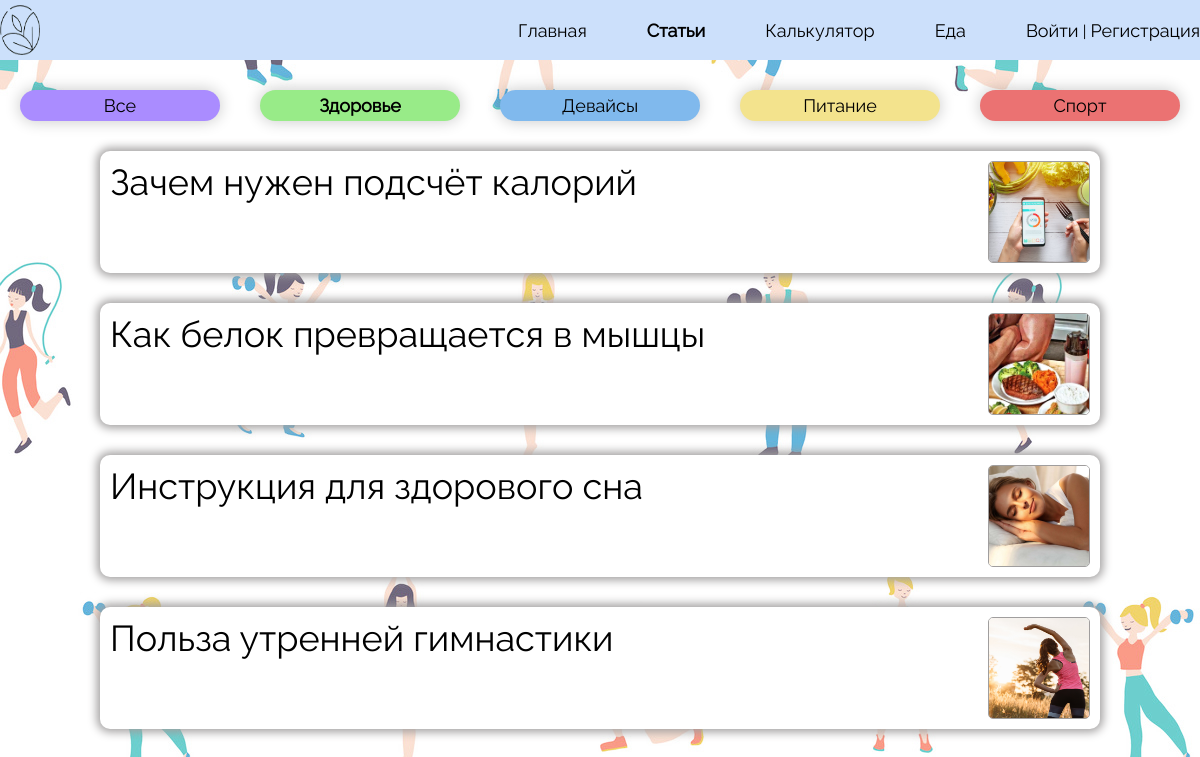
Before: /articles/health with the older database file.
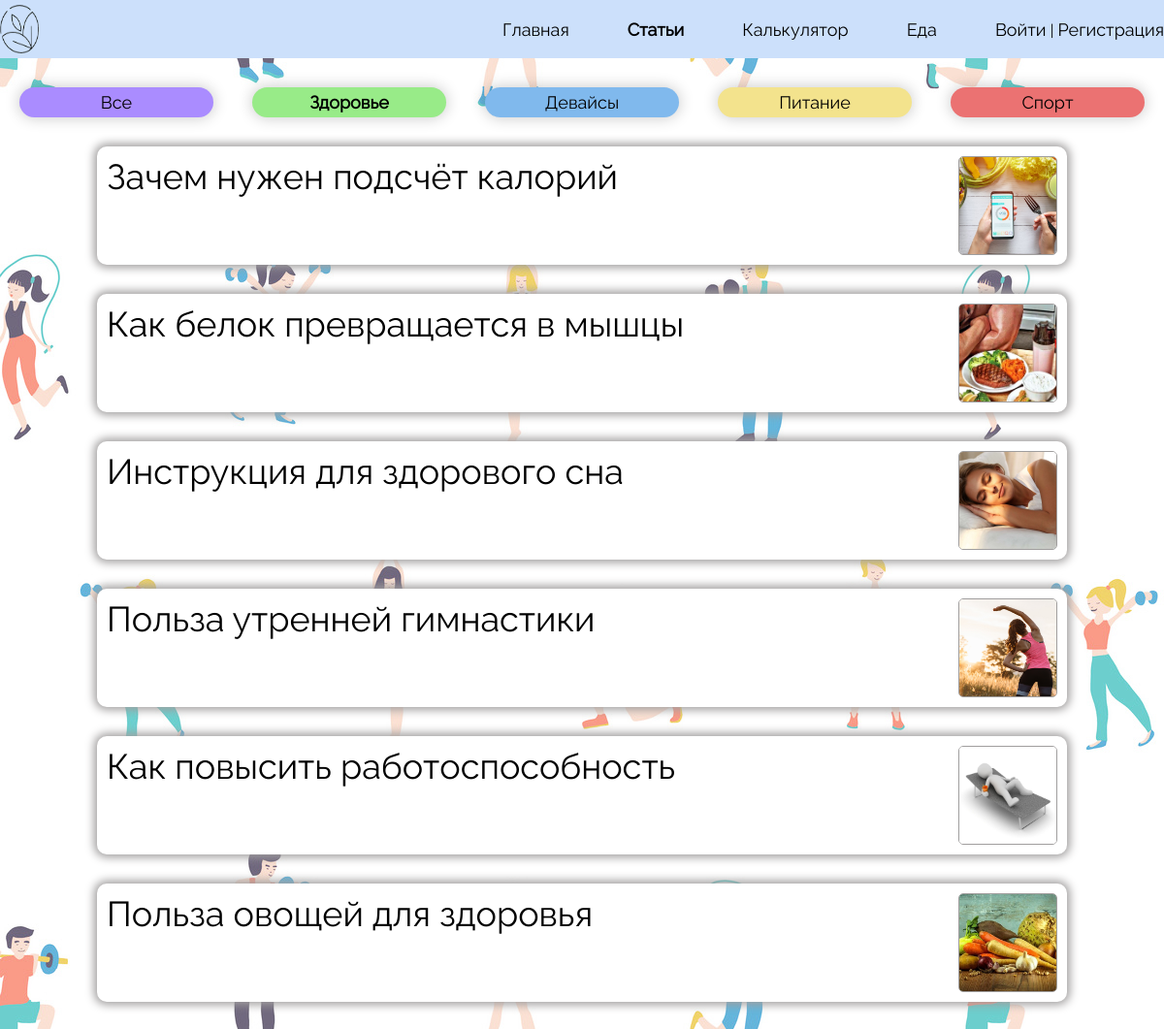
After: the same page with the newer database file.
### articles/models.py (models this page shows, shortened)
class Article(models.Model):
    title = models.CharField(max_length=255)
    slag = models.SlugField(max_length=255, unique=True, db_index=True, verbose_name="URL")
    content = models.TextField(blank=True)
    photo = models.ImageField(upload_to="photos/%Y/%m/%d")
    time_create = models.DateTimeField(auto_now_add=True)
    time_update = models.DateTimeField(auto_now=True)
    is_published = models.BooleanField(default=True)
    category = models.ForeignKey(Category, on_delete=models.PROTECT)
    class Meta:
        verbose_name = 'Статьи'
        verbose_name_plural = 'Статьи'

### articles/views.py (the view)
# urls.py: path('articles/health', views.healthArticles, name='articles_health'),
def healthArticles(request):
    titlesOfArticles = Article.objects.filter(category=1)
    return render(request, 'articles/articles_health.html', {'titlesOfArticles': titlesOfArticles, 'title': 'Статьи про здоровье'})

### articles/templates/articles/articles_health.html (shortened to what this page needs)
{% load static %}
<!DOCTYPE html>
<html lang="ru">
<head>
    <link href="{% static 'articles/css/style_articles_health.css' %}" rel="stylesheet">
</head>
<body style="background-image: url('{% static 'articles/img/pattern_article.jpg' %}'); background-size: auto;">
        <header>
                <div class = container>
                    <div class="head">
                        <a href="{% url 'home' %}"><img src="{% static 'registration/img/iconLogo.png' %}" alt="" class="logo"></a>
                        <nav class="navigation">
                            <ul class="menu">
                                <li class="text">
                                    <a href="{% url 'home' %}">Главная</a>
                                </li>
                                <li class="text">
                                    <a href="{% url 'articles' %}" style="font-weight: bold">Статьи</a>
                                </li>
                                <li class="text">
                                    <a href="{% url 'calculator' %}">Калькулятор</a>
                                </li>
                                <li class="text">
                                    <a href="{% url 'product_selection' %}">Еда</a>
                                </li>
                                {% if request.user.is_authenticated %}
                                    <li class="text">
                                        <a href="{% url 'personalArea' %}">{{ user.username }} | Личный кабинет</a>
                                    </li>
                                {% else %}
                                    <li class="text">
                                        <a href="{% url 'login' %}">Войти</a> | <a href="{% url 'registration_field' %}">Регистрация</a>
                                    </li>
                                {% endif %}
                            </ul>
                        </nav>
                    </div>
                </div>
        </header>
<div id="wrapper">
       <div class="choiceTopic">
           <div class="all" onclick="location.href='{% url 'articles' %}';"><a href="{% url 'articles' %}">Все</a></div>
           <div class="health" onclick="location.href='{% url 'articles_health' %}';"><a href="{% url 'articles_health' %}">Здоровье</a></div>
           <div class="devices" onclick="location.href='{% url 'articles_devices' %}';"><a href="{% url 'articles_devices' %}">Девайсы</a></div>
           <div class="food" onclick="location.href='{% url 'articles_food' %}';"><a href="{% url 'articles_food' %}">Питание</a></div>
           <div class="sport" onclick="location.href='{% url 'articles_sport' %}';"><a href="{% url 'articles_sport' %}">Спорт</a></div>
       </div>
       <div class="listOfTitles">
           {% for a in titlesOfArticles%}
               <div class="Article" onclick="location.href='{% url 'certainArticle' a.slag %}';">
               <a href="{% url 'certainArticle' a.slag %}">{{a.title}}</a>
               <img class="photoOfArticle" src="{{ a.photo.url }}">
               </div>
           {% endfor %}
       </div>
   </div>
</body>
</html>

Changed rows visible on the page:
added Article: title "Как повысить работоспособность", photo (picture)
added Article: title "Польза овощей для здоровья", photo (picture)
